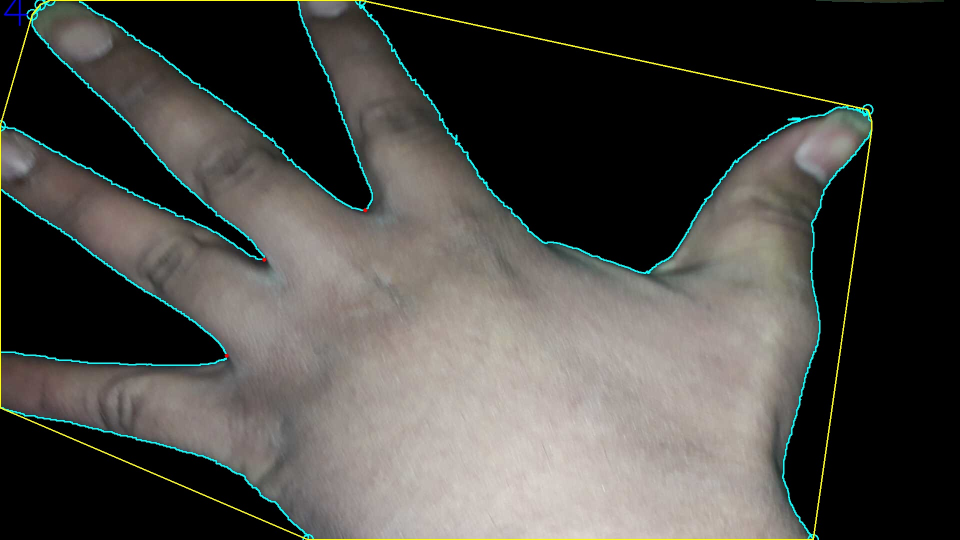
#> input picture Pics/img10.jpg, 1920 x 1080 px, given in place of the camera (shown at 1/2 size)
$ jupyter execute Cheat.ipynb
#> lines starting #> are read from the running program, lines starting #| are printed output that depends on the picture; after the words box and inside, x2 and y2 are one past the last pixel; in counts of white or black regions, pixels touching at a corner belong together
[cell 1]
#importing the necessary libraries

import cv2
import numpy as np
from sklearn.metrics import pairwise

[cell 2]
# Declaring global variables that we will use throughout the function

background = None

accumulated_weight = 0.5

# Manually setting up our Region Of Interest (ROI) for grabbing the hand.

roi_top = 20
roi_bottom = 300
roi_right = 300
roi_left = 600

[cell 3]
#Finding the average background value

"""The following function is used to calculate the weighted sum
of input image src and the accumulator dst so that dst becomes a
running average of a frame sequence"""

def calc_accum_avg(frame, accumulated_weight):
    '''
    Given a frame and a previous accumulated weight, computed
    the weighted average of the image passed in.
    '''

    # Grab the background
    global background

    # For first time, create the background from a copy of the frame.
    if background is None:
        background = frame.copy().astype("float")
        return None

    # compute weighted average, accumulate it and update the background
    cv2.accumulateWeighted(frame, background, accumulated_weight)

[cell 4]
# [25 lines left out: function segment, not called in this run]

[cell 5]
# [72 lines left out: function count_fingers, not called in this run]

[cell 6]
cam = cv2.VideoCapture(0)

# Intialize a frame count
num_frames = 0

# keep looping, until interrupted
while True:
    # get the current frame
    ret, frame = cam.read()
#> frame is the input picture: shape (1080, 1920, 3); mean B, G, R 67.7, 71.6, 72.7

    # flip the frame so that it is not the mirror view
    frame = cv2.flip(frame, 1)
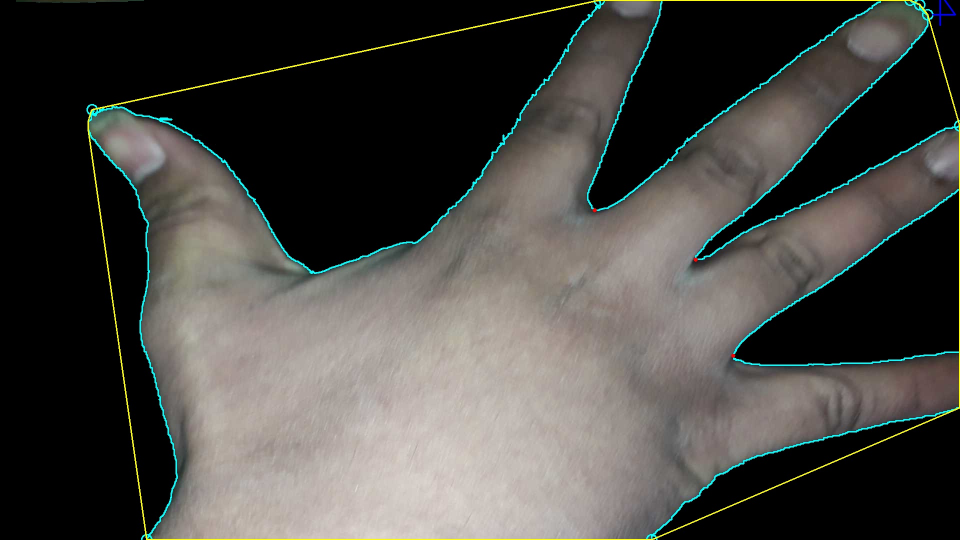
#> frame: shape (1080, 1920, 3) (shown at 1/2 size); mean B, G, R 67.7, 71.6, 72.7

    # clone the frame
    frame_copy = frame.copy()

    # Grab the ROI from the frame
    roi = frame[roi_top:roi_bottom, roi_right:roi_left]
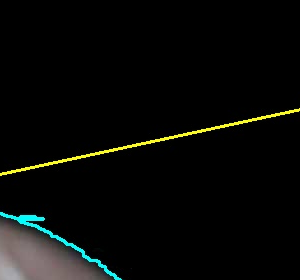
#> roi: shape (280, 300, 3); mean B, G, R 7.6, 9.7, 8.6

    # Apply grayscale and blur to ROI
    gray = cv2.cvtColor(roi, cv2.COLOR_BGR2GRAY)
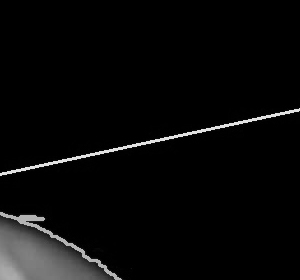
#> gray: shape (280, 300); min 0, max 232, mean 9.1
    gray = cv2.GaussianBlur(gray, (7, 7), 0)
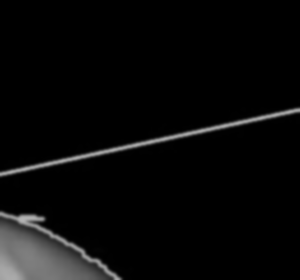
#> gray: shape (280, 300); min 0, max 179, mean 9.1

    # For the first 30 frames we will calculate the average of the background.
    # We will tell the user while this is happening
    if num_frames < 60:
        calc_accum_avg(gray, accumulated_weight)
        if num_frames <= 59:
            cv2.putText(frame_copy, "WAIT! GETTING BACKGROUND AVG.", (200, 400), cv2.FONT_HERSHEY_SIMPLEX, 1, (0,0,255), 2)
            cv2.imshow("Finger Count",frame_copy)

    else:
        # now that we have the background, we can segment the hand.

        # segment the hand region
        hand = segment(gray)

        # First check if we were able to actually detect a hand
        if hand is not None:

            # unpack
            thresholded, hand_segment = hand

            # Draw contours around hand segment
            cv2.drawContours(frame_copy, [hand_segment + (roi_right, roi_top)], -1, (255, 0, 0),1)

            # Count the fingers
            fingers = count_fingers(thresholded, hand_segment)

            # Display count
            cv2.putText(frame_copy, str(fingers), (70, 45), cv2.FONT_HERSHEY_SIMPLEX, 1, (0,0,255), 2)

            # Also display the thresholded image
            cv2.imshow("Thesholded", thresholded)

    # Draw ROI Rectangle on frame copy
    cv2.rectangle(frame_copy, (roi_left, roi_top), (roi_right, roi_bottom), (0,0,255), 5)
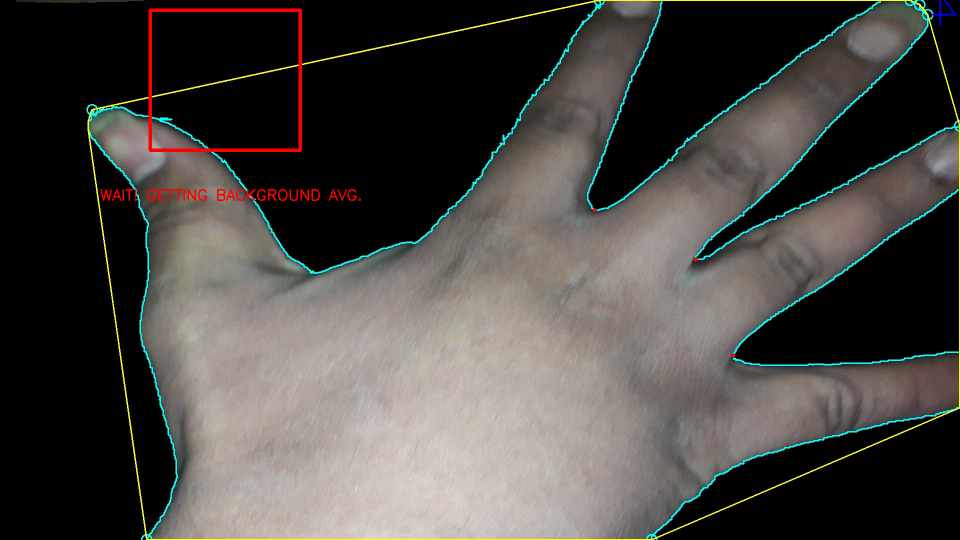
#> frame_copy: shape (1080, 1920, 3) (shown at 1/2 size); mean B, G, R 67.5, 71.4, 74

    # increment the number of frames for tracking
    num_frames += 1

    # Display the frame with segmented hand
    cv2.imshow("Finger Count", frame_copy)


    # Close windows with Esc
    k = cv2.waitKey(1) & 0xFF
#> (key Esc is pressed here)

    if k == 27:
        break

# Release the camera and destroy all the windows
cam.release()
cv2.destroyAllWindows()

$ run again, on Pics/img13.jpg
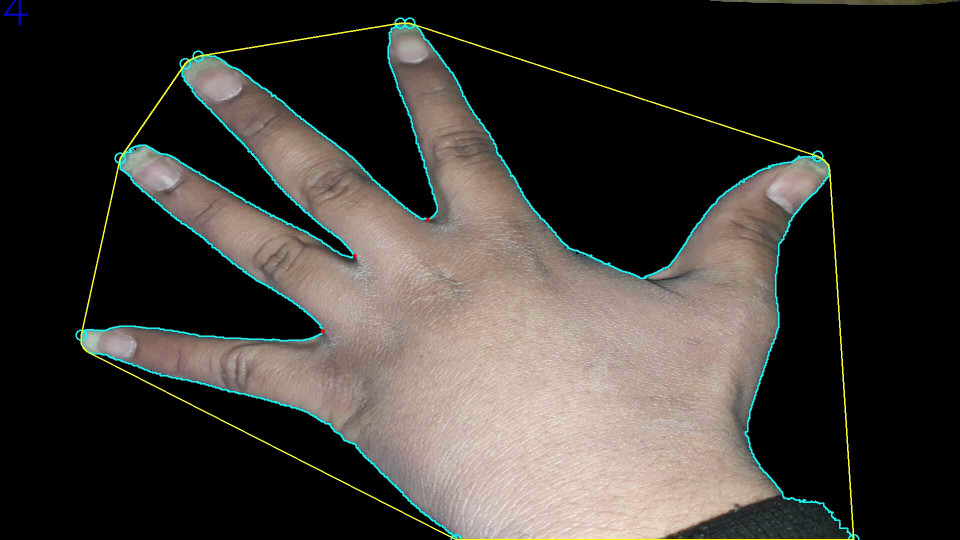
#> input picture Pics/img13.jpg, 1920 x 1080 px, given in place of the camera (shown at 1/2 size)
#> frame is the input picture: shape (1080, 1920, 3); mean B, G, R 52.2, 56.3, 60.2
#> `gray = cv2.GaussianBlur(gray, (7, 7), 0)`:
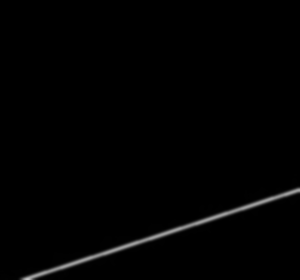
#> gray: shape (280, 300); min 0, max 199, mean 2.3
#> `cv2.rectangle(frame_copy, (roi_left, roi_top), (roi_right, roi_bottom)..`:
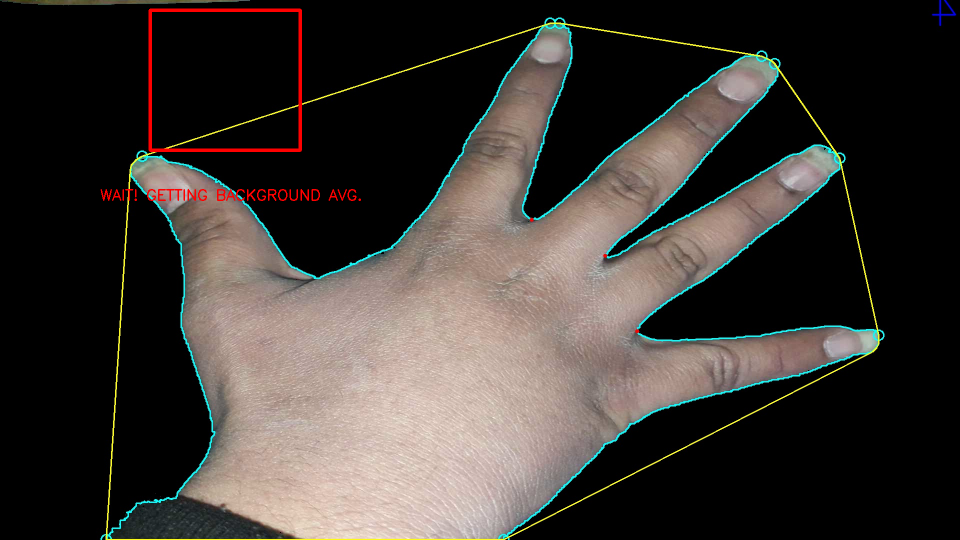
#> frame_copy: shape (1080, 1920, 3) (shown at 1/2 size); mean B, G, R 52.1, 56.2, 61.5
